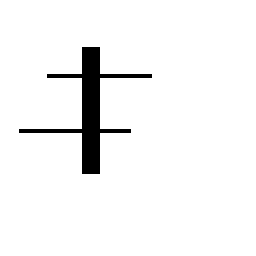
//> input picture bars.bmp, 256 x 256 px
$ ./main   (built with g++ and OpenCV 4)
//> lines starting //> are read from the running program, lines starting //| are printed output that depends on the picture; after the words box and inside, x2 and y2 are one past the last pixel; in counts of white or black regions, pixels touching at a corner belong together
#include <iostream>
#include <opencv2/opencv.hpp>

using namespace cv;
using namespace std;

int main(int, char**) {
    std::cout << "Exercise 3_2b, OpenCV version: " << CV_VERSION << std::endl;

    Mat src = imread("../bars.bmp",IMREAD_GRAYSCALE);
//> src: 256 rows x 256 cols, CV_8UC1; 95.4% white; 1 black region, box (x1, y1, x2, y2) and area: (19, 47, 152, 174) 3010
    if(!src.data) {
        std::cout << "Could not open image!" << CV_VERSION << std::endl;
    }
    else {
                // Show the Original image
        imshow("bars image",src);
        moveWindow("bars image", 50, 100);

        // Create bit image
        Mat dst = src.clone();
        // Threshold
        threshold(src,dst,130,255,THRESH_BINARY_INV);
        // Show the Threshold image
        imshow("Threshold bars",dst);
        moveWindow("Threshold bars", 400, 100);

        Mat morph_img = src.clone();

        // Mat kernel1 = getStructuringElement(MORPH_RECT, Size(1,5));
        int kdata1[] = {1,1,1,1,1};
        Mat kernel1 (5,1,CV_8U,kdata1);

        Mat kernel2 = getStructuringElement(MORPH_RECT, Size(19,1));

        // Get Vertical Bar
        morphologyEx( dst, morph_img, MORPH_OPEN, kernel1);
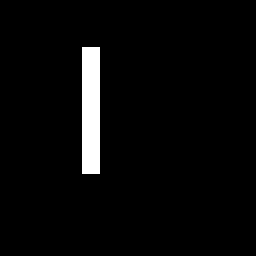
//> morph_img: 256 rows x 256 cols, CV_8UC1; 3.5% white; 1 white region, box (x1, y1, x2, y2) and area: (82, 47, 100, 174) 2286

        // Show the Opening image
        imshow("Result 1",morph_img);
        moveWindow("Result 1", 750, 100);

        // Show the inverted opening image
        bitwise_not(morph_img,morph_img);
        imshow("Inv Result 1",morph_img);
        moveWindow("Inv Result 1", 1050, 100);

        // Get Horizontal Bars
        morphologyEx( dst, morph_img, MORPH_OPEN, kernel2);
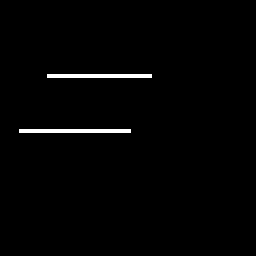
//> morph_img: 256 rows x 256 cols, CV_8UC1; 1.3% white; 2 white regions, box (x1, y1, x2, y2) and area: (19, 129, 131, 133) 448, (47, 74, 152, 78) 420

        // Show the Opening image
        imshow("Result 2",morph_img);
        moveWindow("Result 2", 1400, 100);

        // Show the inverted opening image
        bitwise_not(morph_img,morph_img);
        imshow("Inv Result 2",morph_img);
        moveWindow("Inv Result 2", 1700, 100);

        // Wait for a key press, then kill all windows
        cv::waitKey(0);
        cv::destroyAllWindows();

        std::cout << "Done!" << std::endl;

    }

    return 0;
}
